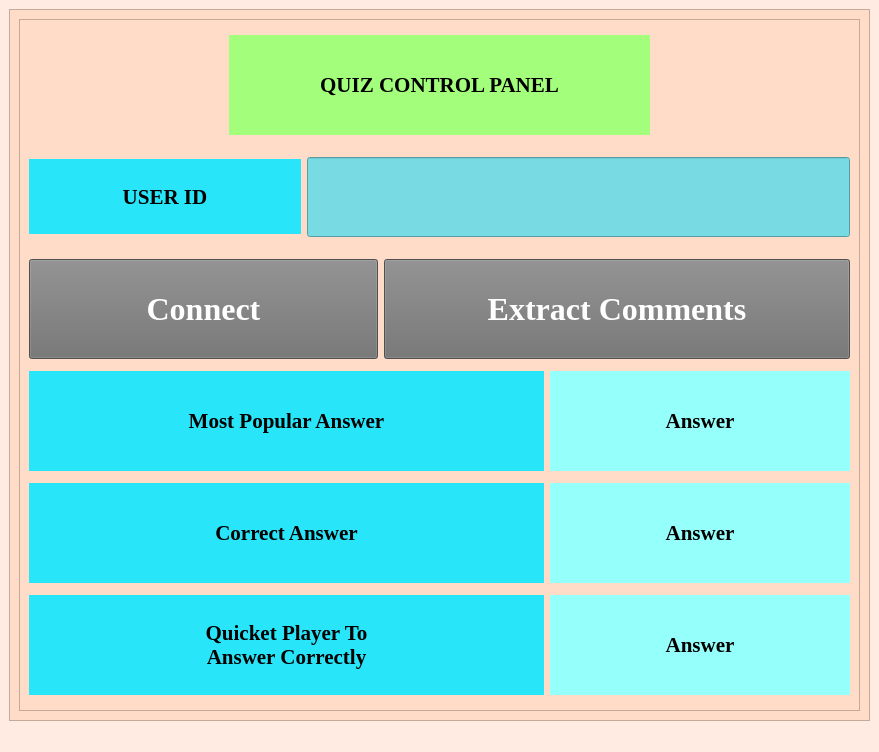
<?xml version="1.0" encoding="UTF-8"?>
<ui version="4.0">
 <class>MainWindow</class>
 <widget class="QMainWindow" name="MainWindow">
  <property name="geometry">
   <rect>
    <x>0</x>
    <y>0</y>
    <width>879</width>
    <height>752</height>
   </rect>
  </property>
  <property name="windowTitle">
   <string>MainWindow</string>
  </property>
  <property name="styleSheet">
   <string notr="true">background-color: rgb(255, 235, 225);
</string>
  </property>
  <widget class="QWidget" name="centralwidget">
   <layout class="QVBoxLayout" name="verticalLayout">
    <item>
     <widget class="QScrollArea" name="scrollArea">
      <property name="styleSheet">
       <string notr="true">background-color: rgb(255, 220, 199);</string>
      </property>
      <property name="widgetResizable">
       <bool>true</bool>
      </property>
      <widget class="QWidget" name="scrollAreaWidgetContents">
       <property name="geometry">
        <rect>
         <x>0</x>
         <y>0</y>
         <width>855</width>
         <height>703</height>
        </rect>
       </property>
       <layout class="QVBoxLayout" name="verticalLayout_2">
        <item>
         <widget class="QFrame" name="frame">
          <property name="frameShape">
           <enum>QFrame::StyledPanel</enum>
          </property>
          <property name="frameShadow">
           <enum>QFrame::Raised</enum>
          </property>
          <layout class="QVBoxLayout" name="verticalLayout_3">
           <item>
            <layout class="QGridLayout" name="gridLayout">
             <property name="leftMargin">
              <number>200</number>
             </property>
             <property name="rightMargin">
              <number>200</number>
             </property>
             <item row="0" column="0">
              <widget class="QLabel" name="label_7">
               <property name="enabled">
                <bool>true</bool>
               </property>
               <property name="minimumSize">
                <size>
                 <width>400</width>
                 <height>75</height>
                </size>
               </property>
               <property name="maximumSize">
                <size>
                 <width>16777215</width>
                 <height>100</height>
                </size>
               </property>
               <property name="font">
                <font>
                 <family>Times New Roman</family>
                 <pointsize>16</pointsize>
                 <weight>75</weight>
                 <bold>true</bold>
                </font>
               </property>
               <property name="styleSheet">
                <string notr="true">QLabel{
	background-color:rgb(163, 255, 123);

}</string>
               </property>
               <property name="text">
                <string>QUIZ CONTROL PANEL</string>
               </property>
               <property name="scaledContents">
                <bool>false</bool>
               </property>
               <property name="alignment">
                <set>Qt::AlignCenter</set>
               </property>
              </widget>
             </item>
            </layout>
           </item>
           <item>
            <layout class="QHBoxLayout" name="horizontalLayout" stretch="1,2">
             <item>
              <widget class="QLabel" name="userid_label">
               <property name="minimumSize">
                <size>
                 <width>250</width>
                 <height>75</height>
                </size>
               </property>
               <property name="maximumSize">
                <size>
                 <width>600</width>
                 <height>75</height>
                </size>
               </property>
               <property name="font">
                <font>
                 <family>Times New Roman</family>
                 <pointsize>16</pointsize>
                 <weight>75</weight>
                 <bold>true</bold>
                </font>
               </property>
               <property name="styleSheet">
                <string notr="true">QLabel{
	background-color:rgb(40, 229, 250);
	
}</string>
               </property>
               <property name="text">
                <string>USER ID</string>
               </property>
               <property name="scaledContents">
                <bool>false</bool>
               </property>
               <property name="alignment">
                <set>Qt::AlignCenter</set>
               </property>
              </widget>
             </item>
             <item>
              <widget class="QLineEdit" name="lineEdit">
               <property name="minimumSize">
                <size>
                 <width>400</width>
                 <height>100</height>
                </size>
               </property>
               <property name="maximumSize">
                <size>
                 <width>600</width>
                 <height>100</height>
                </size>
               </property>
               <property name="font">
                <font>
                 <pointsize>14</pointsize>
                 <weight>50</weight>
                 <bold>false</bold>
                </font>
               </property>
               <property name="styleSheet">
                <string notr="true">background-color: rgb(120, 218, 227);
margin: 10px 0px
</string>
               </property>
               <property name="text">
                <string/>
               </property>
               <property name="alignment">
                <set>Qt::AlignCenter</set>
               </property>
              </widget>
             </item>
            </layout>
           </item>
           <item>
            <layout class="QHBoxLayout" name="horizontalLayout_6" stretch="3,4">
             <item>
              <widget class="QPushButton" name="pushButton_2">
               <property name="maximumSize">
                <size>
                 <width>600</width>
                 <height>100</height>
                </size>
               </property>
               <property name="font">
                <font>
                 <family>Times New Roman</family>
                 <pointsize>24</pointsize>
                 <weight>75</weight>
                 <bold>true</bold>
                </font>
               </property>
               <property name="styleSheet">
                <string notr="true">background-color:rgb(112, 112, 112);
color:rgb(255, 255, 255);
padding: 20px 0px</string>
               </property>
               <property name="text">
                <string>Connect</string>
               </property>
              </widget>
             </item>
             <item>
              <widget class="QPushButton" name="pushButton">
               <property name="maximumSize">
                <size>
                 <width>600</width>
                 <height>100</height>
                </size>
               </property>
               <property name="font">
                <font>
                 <family>Times New Roman</family>
                 <pointsize>24</pointsize>
                 <weight>75</weight>
                 <bold>true</bold>
                </font>
               </property>
               <property name="styleSheet">
                <string notr="true">QPushButton{
	background-color:rgb(112, 112, 112);
	color:rgb(255, 255, 255);
	padding: 20px 0px


}</string>
               </property>
               <property name="text">
                <string>Extract Comments</string>
               </property>
              </widget>
             </item>
            </layout>
           </item>
           <item>
            <layout class="QHBoxLayout" name="horizontalLayout_2" stretch="2,1">
             <item>
              <widget class="QLabel" name="label">
               <property name="sizePolicy">
                <sizepolicy hsizetype="Preferred" vsizetype="Preferred">
                 <horstretch>0</horstretch>
                 <verstretch>0</verstretch>
                </sizepolicy>
               </property>
               <property name="minimumSize">
                <size>
                 <width>400</width>
                 <height>75</height>
                </size>
               </property>
               <property name="maximumSize">
                <size>
                 <width>600</width>
                 <height>100</height>
                </size>
               </property>
               <property name="baseSize">
                <size>
                 <width>200</width>
                 <height>100</height>
                </size>
               </property>
               <property name="font">
                <font>
                 <family>Times New Roman</family>
                 <pointsize>16</pointsize>
                 <weight>75</weight>
                 <bold>true</bold>
                </font>
               </property>
               <property name="styleSheet">
                <string notr="true">QLabel{
	background-color:rgb(40, 229, 250);
}</string>
               </property>
               <property name="text">
                <string>Most Popular Answer</string>
               </property>
               <property name="scaledContents">
                <bool>false</bool>
               </property>
               <property name="alignment">
                <set>Qt::AlignCenter</set>
               </property>
              </widget>
             </item>
             <item>
              <widget class="QLabel" name="label_2">
               <property name="sizePolicy">
                <sizepolicy hsizetype="Ignored" vsizetype="Ignored">
                 <horstretch>0</horstretch>
                 <verstretch>0</verstretch>
                </sizepolicy>
               </property>
               <property name="minimumSize">
                <size>
                 <width>300</width>
                 <height>100</height>
                </size>
               </property>
               <property name="maximumSize">
                <size>
                 <width>600</width>
                 <height>100</height>
                </size>
               </property>
               <property name="baseSize">
                <size>
                 <width>100</width>
                 <height>100</height>
                </size>
               </property>
               <property name="font">
                <font>
                 <family>Times New Roman</family>
                 <pointsize>16</pointsize>
                 <weight>75</weight>
                 <bold>true</bold>
                </font>
               </property>
               <property name="styleSheet">
                <string notr="true">QLabel{
	background-color:rgb(149, 255, 251);

}</string>
               </property>
               <property name="text">
                <string>Answer</string>
               </property>
               <property name="scaledContents">
                <bool>false</bool>
               </property>
               <property name="alignment">
                <set>Qt::AlignCenter</set>
               </property>
               <property name="margin">
                <number>0</number>
               </property>
              </widget>
             </item>
            </layout>
           </item>
           <item>
            <layout class="QHBoxLayout" name="horizontalLayout_3" stretch="2,1">
             <item>
              <widget class="QLabel" name="label_3">
               <property name="minimumSize">
                <size>
                 <width>400</width>
                 <height>75</height>
                </size>
               </property>
               <property name="maximumSize">
                <size>
                 <width>600</width>
                 <height>100</height>
                </size>
               </property>
               <property name="font">
                <font>
                 <family>Times New Roman</family>
                 <pointsize>16</pointsize>
                 <weight>75</weight>
                 <bold>true</bold>
                </font>
               </property>
               <property name="styleSheet">
                <string notr="true">QLabel{
	background-color:rgb(40, 229, 250)
}</string>
               </property>
               <property name="text">
                <string>Correct Answer</string>
               </property>
               <property name="scaledContents">
                <bool>false</bool>
               </property>
               <property name="alignment">
                <set>Qt::AlignCenter</set>
               </property>
              </widget>
             </item>
             <item>
              <widget class="QLabel" name="label_4">
               <property name="minimumSize">
                <size>
                 <width>300</width>
                 <height>75</height>
                </size>
               </property>
               <property name="maximumSize">
                <size>
                 <width>600</width>
                 <height>100</height>
                </size>
               </property>
               <property name="font">
                <font>
                 <family>Times New Roman</family>
                 <pointsize>16</pointsize>
                 <weight>75</weight>
                 <bold>true</bold>
                </font>
               </property>
               <property name="styleSheet">
                <string notr="true">QLabel{
	background-color:rgb(149, 255, 251)
}</string>
               </property>
               <property name="text">
                <string>Answer</string>
               </property>
               <property name="scaledContents">
                <bool>false</bool>
               </property>
               <property name="alignment">
                <set>Qt::AlignCenter</set>
               </property>
              </widget>
             </item>
            </layout>
           </item>
           <item>
            <layout class="QHBoxLayout" name="horizontalLayout_4" stretch="2,1">
             <item>
              <widget class="QLabel" name="label_5">
               <property name="minimumSize">
                <size>
                 <width>400</width>
                 <height>75</height>
                </size>
               </property>
               <property name="maximumSize">
                <size>
                 <width>600</width>
                 <height>100</height>
                </size>
               </property>
               <property name="font">
                <font>
                 <family>Times New Roman</family>
                 <pointsize>16</pointsize>
                 <weight>75</weight>
                 <bold>true</bold>
                </font>
               </property>
               <property name="styleSheet">
                <string notr="true">QLabel{
	background-color:rgb(40, 229, 250)
}</string>
               </property>
               <property name="text">
                <string>Quicket Player To 
Answer Correctly</string>
               </property>
               <property name="scaledContents">
                <bool>false</bool>
               </property>
               <property name="alignment">
                <set>Qt::AlignCenter</set>
               </property>
              </widget>
             </item>
             <item>
              <widget class="QLabel" name="label_6">
               <property name="minimumSize">
                <size>
                 <width>300</width>
                 <height>75</height>
                </size>
               </property>
               <property name="maximumSize">
                <size>
                 <width>600</width>
                 <height>100</height>
                </size>
               </property>
               <property name="font">
                <font>
                 <family>Times New Roman</family>
                 <pointsize>16</pointsize>
                 <weight>75</weight>
                 <bold>true</bold>
                </font>
               </property>
               <property name="styleSheet">
                <string notr="true">QLabel{
	background-color:rgb(149, 255, 251)
}</string>
               </property>
               <property name="text">
                <string>Answer</string>
               </property>
               <property name="scaledContents">
                <bool>false</bool>
               </property>
               <property name="alignment">
                <set>Qt::AlignCenter</set>
               </property>
              </widget>
             </item>
            </layout>
           </item>
          </layout>
         </widget>
        </item>
       </layout>
      </widget>
     </widget>
    </item>
   </layout>
  </widget>
  <widget class="QStatusBar" name="statusbar"/>
 </widget>
 <resources/>
 <connections/>
</ui>
